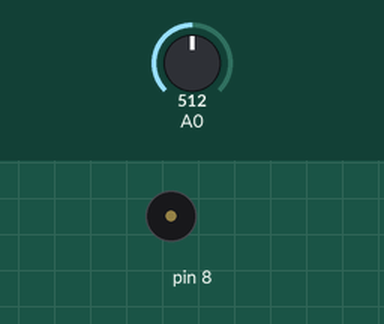
Recording of a sketch running on a simulated Arduino Uno, built with avr-gcc and run on an emulated ATmega328P. Shown: buzzer (waves = sounding). The inputs (shaded band) are chosen by the test bench; at power-on: A0 = 512. What the sketch prints to the serial monitor is not drawn.

Above: at 0.05 s.
Timing chart, 0 to 3.0 s (numbered marks = the images above):
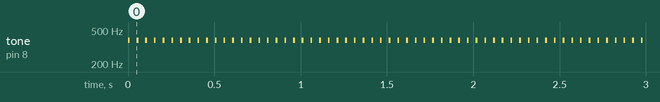

The sketch:

step3.ino
```cpp
void setup() {
  // Configuration de la communication
  Serial.begin(9600);
}

void loop() {
  // Lire l'entrée analogique 0
  int lumiere = analogRead(A0);
  // S'il se bloque sur l'ordinateur, on peut lire la valeur
  Serial.println(lumiere);
  // Maintenant, nous prenons l'entrée (de 400 à 1000)
  // Et nous la traduisons à la sortie (entre 120 et 1500Hz)
  // Ces nombres peuvent changer en fonction de la lumière dans la pièce
  int tonaliteCourante = map(lumiere, 400, 1000, 120, 1500);
  // Jouer le ton
  tone(8, tonaliteCourante, 10);
  delay(50);        // Courte pause, donne un meilleur résultat
}
```

Measured:
- by itself, tone on pin 8: alternates 377 Hz for 0.01 s and silent for 0.04 s
